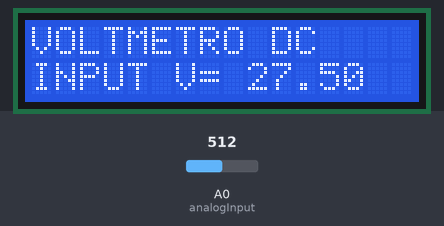
Bench run of a sketch on a simulated Arduino Uno, built with avr-gcc and run on an emulated ATmega328P. On the bench: 16×2 character LCD. The test bench sets the inputs (shaded band); at power-on: A0 (analogInput) = 512.

Above: at 1.2 s.
1.3 s: A0 (analogInput) set to 716
At 2.7 s:
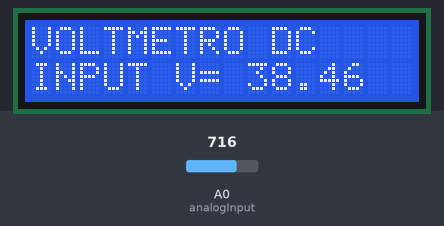
3.0 s: A0 (analogInput) set to 900
At 4.2 s:
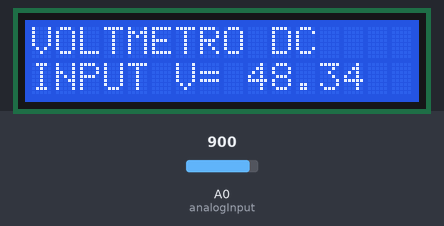
4.5 s: A0 (analogInput) set to 1023
At 5.8 s:
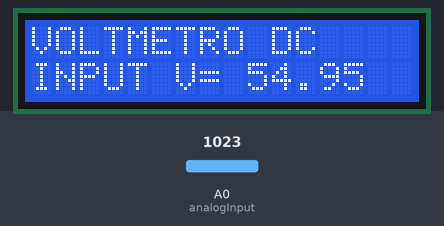
Timing chart, 0 to 7.5 s (numbered marks = the images above; inputs shaded):
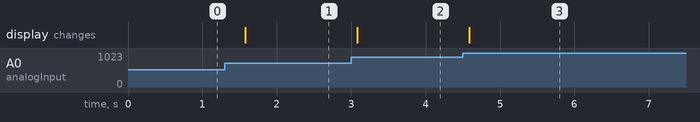

The sketch:

digital_voltmeter_1.ino
```cpp
#include <LiquidCrystal.h>
LiquidCrystal lcd(12, 11, 5, 4, 3, 2);
  int analogInput = 0;
float vout = 0.0;
float vin = 0.0;
float R1 = 100000.0; // insert exact resistance value R1 (100K)
float R2 = 10000.0; // enter exact value of resistance R2 (10K)

int value = 0;

void setup(){
   pinMode(analogInput, INPUT);
   lcd.begin(16, 2);
   lcd.print("VOLTMETRO DC");
   Serial.begin(9600);
}
void loop(){
   value = analogRead(analogInput);

   vout = (value * 5.0) / 1024.0;
    // insert the output in volts between 5.0V and GND of your Arduino instead of 5.0V

   vin = vout / (R2/(R1+R2));
   if (vin<0.09) {
   vin=0.0;
}
lcd.setCursor(0, 1);
lcd.print("INPUT V= ");
lcd.print(vin);
delay(500);
}
```

Measured:
- after the input at 1.3 s, the display: changes after 0.27 s (image 1)
- after the input at 3.0 s, the display: changes after 0.08 s (image 2)
- after the input at 4.5 s, the display: changes after 0.09 s (image 3)
